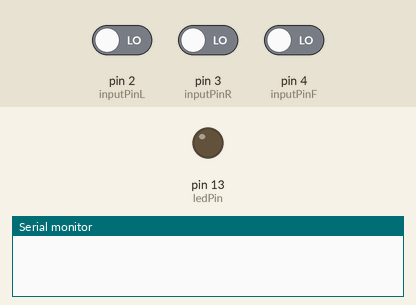
This sketch was run on a simulated Arduino Uno, built with avr-gcc and run on an emulated ATmega328P. On the bench: output pins drawn as LEDs (lit = HIGH), the last lines printed to the serial monitor. The inputs (shaded band) are chosen by the test bench; at power-on: pin 2 (inputPinL) LOW, pin 3 (inputPinR) LOW, pin 4 (inputPinF) LOW.

Above: at 1.2 s.
1.3 s: pin 2 (inputPinL) driven HIGH
At 2.2 s:
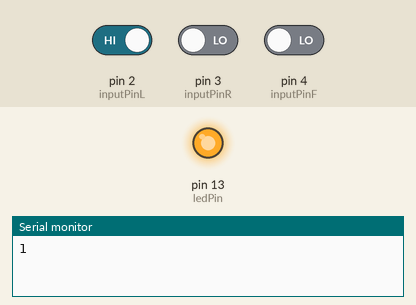
2.8 s: pin 2 (inputPinL) driven LOW
At 3.4 s:
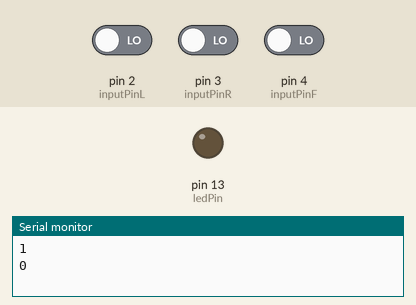
4.3 s: pin 3 (inputPinR) driven HIGH
At 5.7 s:
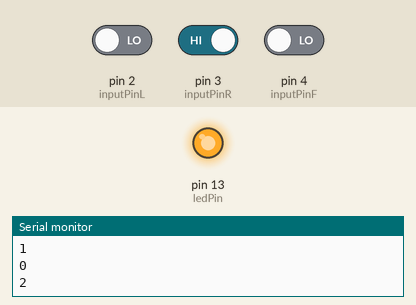
Timing chart, 0 to 7.3 s (numbered marks = the images above; inputs shaded):
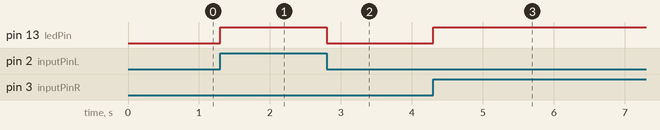

The sketch:

PIR_Setup.ino
```cpp
/*
 * Unity: Right side = 1, Left side = 2, Front side = 3, No motion = 0;
 */

int ledPin = 13;                // choose the pin for the LED
int inputPinL = 2;
int inputPinR = 3;
int inputPinF = 4; // choose the input pin (for PIR sensor)
int pirState = LOW;             // we start, assuming no motion detected
int valL = 0;
int valR = 0;
int valF = 0;// variable for reading the pin status
int pirValue = 0;

void setup() {
  Serial.begin(9600);
  pinMode(ledPin, OUTPUT);      // declare LED as output
  pinMode(inputPinL, INPUT);     // declare sensor as input
  pinMode(inputPinR, INPUT);     // declare sensor as input
  pinMode(inputPinF, INPUT);     // declare sensor as input
  Serial.begin(9600);
}

void loop(){
  valL = digitalRead(inputPinL);  // read input value
  valR = digitalRead(inputPinR);  // read input value
  valF = digitalRead(inputPinF);  // read input value
  if (valL == HIGH) {            // check if the input is HIGH
    digitalWrite(ledPin, HIGH);  // turn LED ON
    if (pirState == LOW) {
      Serial.println(1);
      pirState = HIGH;
    }
  }
    else if (valR == HIGH) {            // check if the input is HIGH
    digitalWrite(ledPin, HIGH);  // turn LED ON
    if (pirState == LOW) {
      Serial.println(2);
      pirState = HIGH;
    }
  }
    else if (valF == HIGH) {            // check if the input is HIGH
    digitalWrite(ledPin, HIGH);  // turn LED ON
    if (pirState == LOW) {
      Serial.println(3);
      pirState = HIGH;
    }
  }
  else {
    digitalWrite(ledPin, LOW); // turn LED OFF
    if (pirState == HIGH){
      Serial.println(0);
      pirState = LOW;
    }
  }
}
```

Measured:
- after the input at 1.3 s, pin 13 (ledPin): LOW → HIGH at once
- after the input at 2.8 s, pin 13 (ledPin): HIGH → LOW at once
- after the input at 4.3 s, pin 13 (ledPin): LOW → HIGH at once
